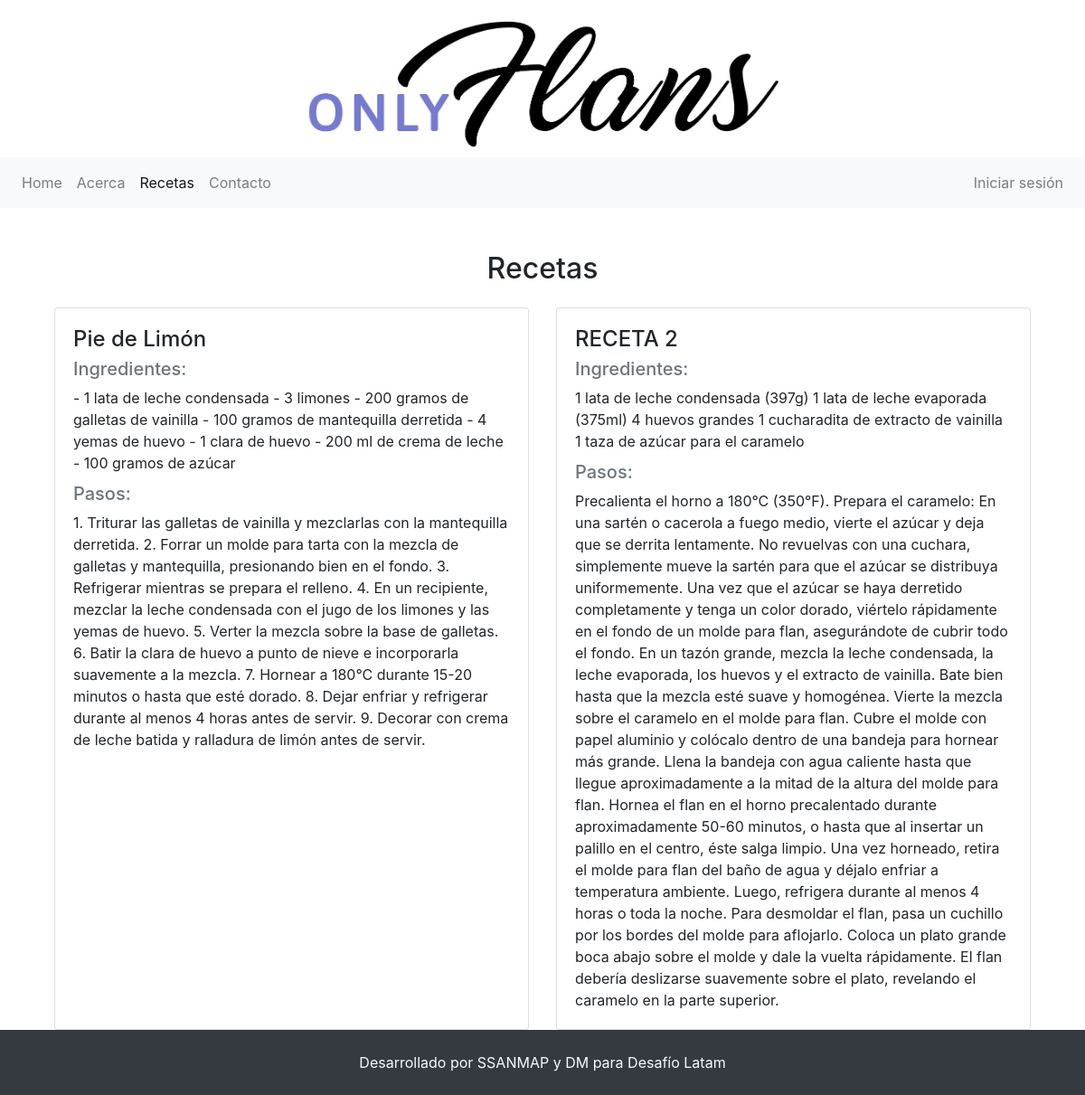
The app's page /recetas/ with its own data.
### web/models.py (models this page shows, shortened)
class Receta(models.Model):
    nombre = models.CharField(max_length=100)
    ingredientes = models.TextField()
    instrucciones = models.TextField()

### web/views.py (the view)
# urls.py: path('recetas/', recetas, name='recetas'),
def recetas(request):
    recetas = Receta.objects.all()
    return render(request, 'recetas.html', {'recetas': recetas})

### web/templates/recetas.html
{% extends "base.html" %}
{% block content %}
<div class="container mt-5 mb-5">
    <h2 class="mb-4 text-center">Recetas</h2>
    <div class="row">
        {% for receta in recetas %}
        <div class="col-12 col-md-6 mb-4">
            <div class="card h-100 shadow-sm">
                <div class="card-body">
                    <h4 class="card-title">{{ receta.nombre }}</h4>
                    <h5 class="card-subtitle mb-2 text-muted">Ingredientes:</h5>
                    <p class="card-text">{{ receta.ingredientes }}</p>
                    <h5 class="card-subtitle mb-2 text-muted">Pasos:</h5>
                    <p class="card-text">{{ receta.instrucciones }}</p>
                </div>
            </div>
        </div>
        {% endfor %}
    </div>
</div>
{% endblock %}

### web/templates/base.html (shortened to what this page needs)
<!DOCTYPE html>
<html lang="en">
<head>
    <link href="https://maxcdn.bootstrapcdn.com/bootstrap/4.0.0/css/bootstrap.min.css" rel="stylesheet">
    {% load static %}
    <link rel="stylesheet" href="{% static 'css/styles.css' %}">
</head>
<body>
    <header>
        {% include 'header.html' %}
    </header>
    <nav>
        {% include 'navbar.html' %}
    </nav>
    <main class="container mt-4">
        {% block content %}{% endblock %}
    </main>
    <footer class="mt-4">
        {% include 'footer.html' %}
    </footer>
    {% load sweetify %}
</body>
</html>

### web/templates/header.html
{% load static %}
<div class="container-fluid mt-4" style="background: white; max-height: 200px;">
    <div class="row justify-content-center">
        <div class="col-12 text-center">
            <img src="{% static 'OnlyFlans.png' %}" class="img-fluid" style="height: 150px;" alt="OnlyFlans Logo">
        </div>
    </div>
</div>

### web/templates/navbar.html (shortened to what this page needs)
<nav class="navbar navbar-expand-lg navbar-light bg-light">
  <div class="collapse navbar-collapse" id="navbarNav">
    <ul class="navbar-nav mr-auto">
      <li class="nav-item {% if request.path == '/' %}active{% endif %}">
        <a class="nav-link" href="{% url 'index' %}">
           Home
        </a>
      </li>
      <li class="nav-item {% if request.path == '/acerca/' %}active{% endif %}">
        <a class="nav-link" href="{% url 'about' %}">
           Acerca
        </a>
      </li>
      <li class="nav-item {% if request.path == '/recetas/' %}active{% endif %}">
        <a class="nav-link" href="{% url 'recetas' %}">
           Recetas
        </a>
      </li>
      <li class="nav-item {% if request.path == '/contacto/' %}active{% endif %}">
        <a class="nav-link" href="{% url 'contacto' %}">
           Contacto
        </a>
      </li>
    </ul>
    <ul class="navbar-nav">
      {% if user.is_authenticated %}
      <li class="nav-item">
        <a class="nav-link" href="{% url 'logout' %}">
          <i class="fas fa-sign-out-alt"></i> Cerrar sesión
        </a>
      </li>
      {% else %}
      <li class="nav-item">
        <a class="nav-link" href="{% url 'login' %}">
           Iniciar sesión
        </a>
      </li>
      {% endif %}
    </ul>
  </div>
</nav>

### web/templates/footer.html
<footer class="bg-dark text-light py-4 fixed-bottom">
    <div class="container">
        <div class="row justify-content-center">
            <div class="col-12 text-center">
                <p class="mb-0">Desarrollado por SSANMAP y DM para Desafío Latam</p>
            </div>
        </div>
    </div>
</footer>

### records on screen
Receta: nombre "Pie de Limón", ingredientes "- 1 lata de leche condensada - 3 limones - 200 gramos de galletas de vainilla - 100 gramos de mantequilla derretida - 4 yemas de huevo - 1 clara de huevo - 200 ml de crema de leche - 100 gramos de azúcar", instrucciones "1. Triturar las galletas de vainilla y mezclarlas con la mantequilla derretida. 2. Forrar un molde para tarta con la mezcla de galletas y mantequilla, presionando bien en el fondo. 3. Refrigerar mientras se prepara el relleno. 4. En un recipiente, mezclar la leche condensada con el jugo de los limones y las yemas de huevo. 5. Verter la mezcla sobre la base de galletas. 6. Batir la clara de huevo a punto de nieve e incorporarla suavemente a la mezcla. 7. Hornear a 180°C durante 15-20 minutos o hasta que esté dorado. 8. Dejar enfriar y refrigerar durante al menos 4 horas antes de servir. 9. Decorar con crema de leche batida y ralladura de limón antes de servir."
Receta: nombre "RECETA 2", ingredientes "1 lata de leche condensada (397g) 1 lata de leche evaporada (375ml) 4 huevos grandes 1 cucharadita de extracto de vainilla 1 taza de azúcar para el caramelo", instrucciones "Precalienta el horno a 180°C (350°F). Prepara el caramelo: En una sartén o cacerola a fuego medio, vierte el azúcar y deja que se derrita lentamente. No revuelvas con una cuchara, simplemente mueve la sartén para que el azúcar se distribuya uniformemente. Una vez que el azúcar se haya derretido completamente y tenga un color dorado, viértelo rápidamente en el fondo de un molde para flan, asegurándote de cubrir todo el fondo. En un tazón grande, mezcla la leche condensada, la leche evaporada, los huevos y el extracto de vainilla. Bate bien hasta que la mezcla esté suave y homogénea. Vierte la mezcla sobre el caramelo en el molde para flan. Cubre el molde con papel aluminio y colócalo dentro…"
